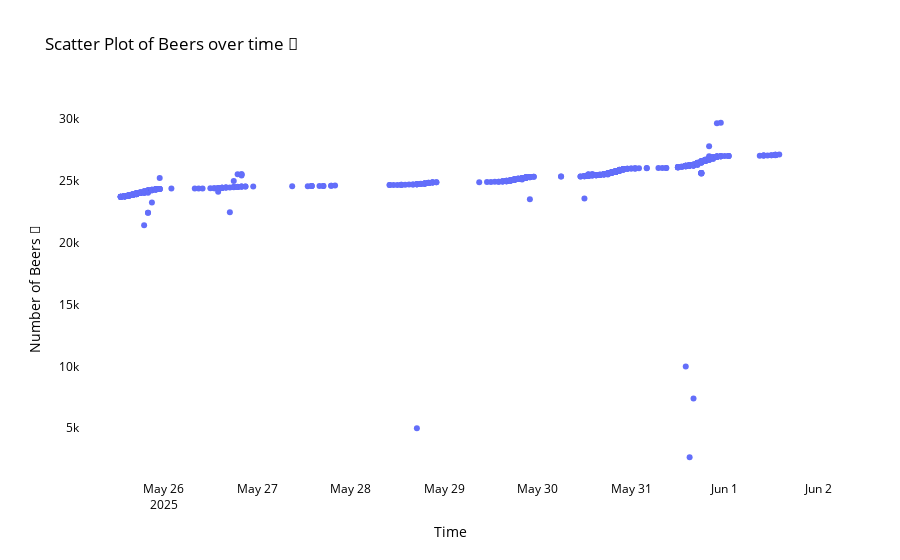

Source (notebook cell):
### Code cell
fig = px.scatter(
    added_df_no_outliers,
    x='hour',
    y='n_beers',
    labels={'hour': 'Hour', 'n_beers': '🍻'},
    title='Scatter Plot of Beers over time 🍻',
    hover_data=['message', 'n_beers'],
)
fig.update_layout(
    plot_bgcolor='white',
    paper_bgcolor='white',
    font=dict(color='black'),
    xaxis_title='Time',
    yaxis_title='Number of Beers 🍻'
)
fig.show()

### Figure 1 — Plotly figure (JSON) as saved in the notebook; plotly's stock layout.template omitted (floating-point values rounded to 4 significant figures; data arrays with more than 128 entries replaced by an {"elided": "..."} marker saying what was removed)
{"data": [{"customdata": {"elided": "617x1 str values"}, "hovertemplate": "Hour=%{x}<br>🍻=%{y}<br>message=%{customdata[0]}<extra></extra>", "legendgroup": "", "marker": {"color": "#636efa", "symbol": "circle"}, "mode": "markers", "name": "", "orientation": "v", "showlegend": false, "type": "scatter", "x": {"elided": "617 str values"}, "xaxis": "x", "y": {"elided": "617 int values"}, "yaxis": "y"}], "layout": {"font": {"color": "black"}, "legend": {"tracegroupgap": 0}, "paper_bgcolor": "white", "plot_bgcolor": "white", "title": {"text": "Scatter Plot of Beers over time 🍻"}, "xaxis": {"anchor": "y", "domain": [0, 1], "title": {"text": "Time"}}, "yaxis": {"anchor": "x", "domain": [0, 1], "title": {"text": "Number of Beers 🍻"}}}}
